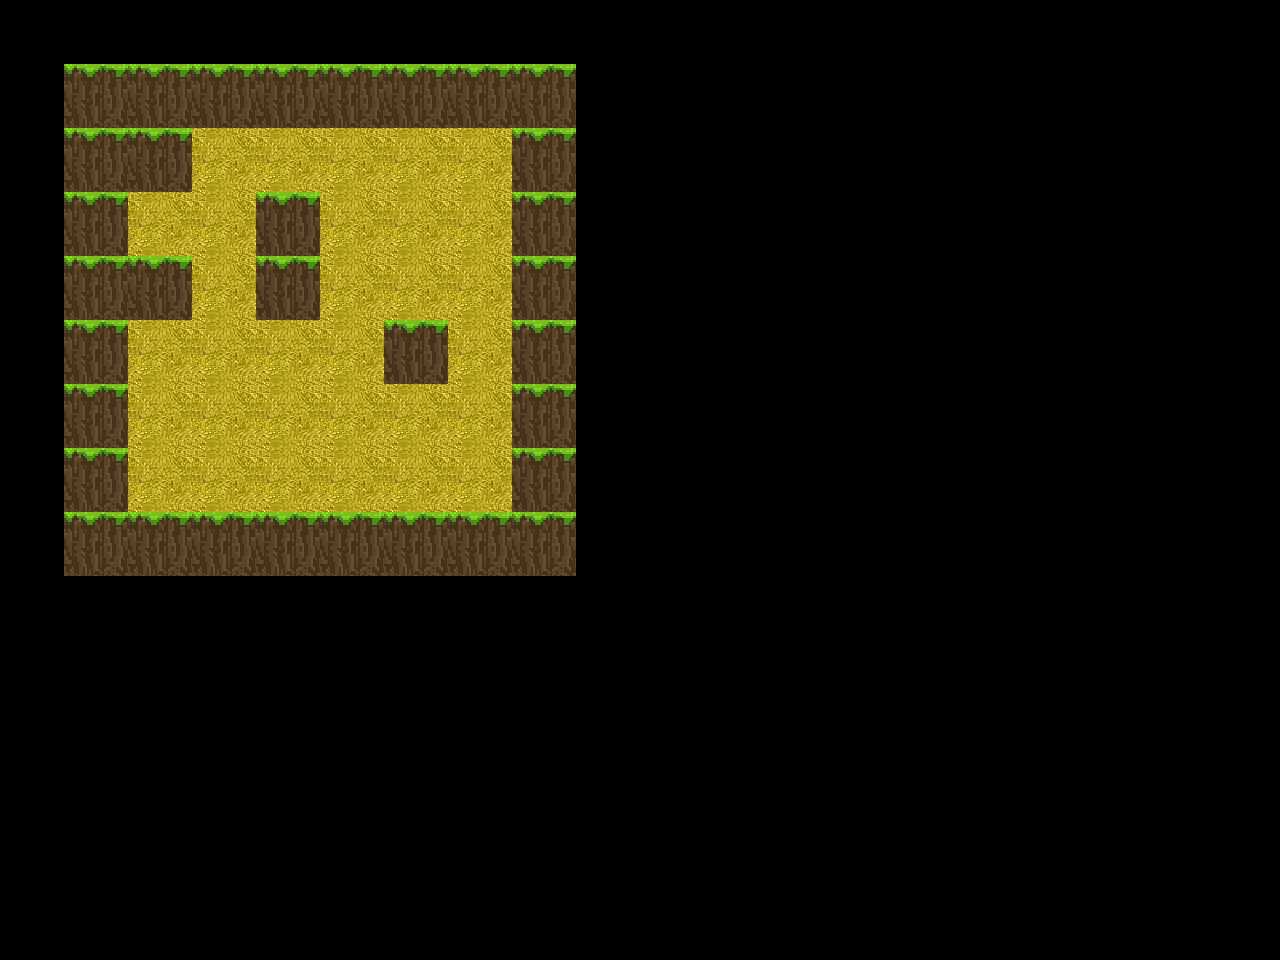

Below is a game level as drawn by its tile map, then a one-line description and the .tmx file that defines it, in full:
An orthogonal 20x15 tile map with 64x64 px tiles, 2 tile layers (Block, Road), 4 tilesets and 17 objects.

<map version="1.5" tiledversion="1.6.0" orientation="orthogonal" renderorder="right-down" width="20" height="15" tilewidth="64" tileheight="64" infinite="0" nextlayerid="10" nextobjectid="1039">
 <tileset firstgid="1" name="MapImage1" tilewidth="64" tileheight="64" tilecount="63" columns="9">
  <image source="../MapImage1.png" width="576" height="448" />
 </tileset>
 <tileset firstgid="64" name="role" tilewidth="64" tileheight="64" tilecount="1" columns="1">
  <image source="../role.png" width="64" height="64" />
 </tileset>
 <tileset firstgid="65" name="box1" tilewidth="64" tileheight="64" tilecount="1" columns="1">
  <image source="../box1.png" width="64" height="64" />
 </tileset>
 <tileset firstgid="66" name="point" tilewidth="64" tileheight="64" tilecount="1" columns="1">
  <image source="../point4.png" width="64" height="64" />
 </tileset>
 <layer id="1" name="Block" width="20" height="15">
  <data encoding="csv">
0,0,0,0,0,0,0,0,0,0,0,0,0,0,0,0,0,0,0,0,
0,36,36,36,36,36,36,36,36,0,0,0,0,0,0,0,0,0,0,0,
0,36,36,0,0,0,0,0,36,0,0,0,0,0,0,0,0,0,0,0,
0,36,0,0,36,0,0,0,36,0,0,0,0,0,0,0,0,0,0,0,
0,36,36,0,36,0,0,0,36,0,0,0,0,0,0,0,0,0,0,0,
0,36,0,0,0,0,36,0,36,0,0,0,0,0,0,0,0,0,0,0,
0,36,0,0,0,0,0,0,36,0,0,0,0,0,0,0,0,0,0,0,
0,36,0,0,0,0,0,0,36,0,0,0,0,0,0,0,0,0,0,0,
0,36,36,36,36,36,36,36,36,0,0,0,0,0,0,0,0,0,0,0,
0,0,0,0,0,0,0,0,0,0,0,0,0,0,0,0,0,0,0,0,
0,0,0,0,0,0,0,0,0,0,0,0,0,0,0,0,0,0,0,0,
0,0,0,0,0,0,0,0,0,0,0,0,0,0,0,0,0,0,0,0,
0,0,0,0,0,0,0,0,0,0,0,0,0,0,0,0,0,0,0,0,
0,0,0,0,0,0,0,0,0,0,0,0,0,0,0,0,0,0,0,0,
0,0,0,0,0,0,0,0,0,0,0,0,0,0,0,0,0,0,0,0
</data>
 </layer>
 <layer id="3" name="Road" width="20" height="15">
  <data encoding="csv">
0,0,0,0,0,0,0,0,0,0,0,0,0,0,0,0,0,0,0,0,
0,0,0,0,0,0,0,0,0,0,0,0,0,0,0,0,0,0,0,0,
0,0,0,54,54,54,54,54,0,0,0,0,0,0,0,0,0,0,0,0,
0,0,54,54,0,54,54,54,0,0,0,0,0,0,0,0,0,0,0,0,
0,0,0,54,0,54,54,54,0,0,0,0,0,0,0,0,0,0,0,0,
0,0,54,54,54,54,0,54,0,0,0,0,0,0,0,0,0,0,0,0,
0,0,54,54,54,54,54,54,0,0,0,0,0,0,0,0,0,0,0,0,
0,0,54,54,54,54,54,54,0,0,0,0,0,0,0,0,0,0,0,0,
0,0,0,0,0,0,0,0,0,0,0,0,0,0,0,0,0,0,0,0,
0,0,0,0,0,0,0,0,0,0,0,0,0,0,0,0,0,0,0,0,
0,0,0,0,0,0,0,0,0,0,0,0,0,0,0,0,0,0,0,0,
0,0,0,0,0,0,0,0,0,0,0,0,0,0,0,0,0,0,0,0,
0,0,0,0,0,0,0,0,0,0,0,0,0,0,0,0,0,0,0,0,
0,0,0,0,0,0,0,0,0,0,0,0,0,0,0,0,0,0,0,0,
0,0,0,0,0,0,0,0,0,0,0,0,0,0,0,0,0,0,0,0
</data>
 </layer>
 <objectgroup id="9" name="entity">
  <object id="1022" gid="66" x="128" y="384" width="64" height="64" />
  <object id="1023" gid="66" x="192" y="384" width="64" height="64" />
  <object id="1024" gid="66" x="192" y="320" width="64" height="64" />
  <object id="1025" gid="66" x="256" y="384" width="64" height="64" />
  <object id="1026" gid="66" x="192" y="448" width="64" height="64" />
  <object id="1027" gid="66" x="128" y="448" width="64" height="64" />
  <object id="1028" gid="66" x="384" y="448" width="64" height="64" />
  <object id="1029" gid="66" x="448" y="384" width="64" height="64" />
  <object id="1030" gid="65" x="192" y="256" width="64" height="64" />
  <object id="1031" gid="65" x="192" y="448" width="64" height="64" />
  <object id="1032" gid="65" x="128" y="448" width="64" height="64" />
  <object id="1033" gid="65" x="320" y="448" width="64" height="64" />
  <object id="1034" gid="65" x="384" y="448" width="64" height="64" />
  <object id="1035" gid="65" x="384" y="320" width="64" height="64" />
  <object id="1036" gid="65" x="320" y="320" width="64" height="64" />
  <object id="1037" gid="65" x="384" y="256" width="64" height="64" />
  <object id="1038" gid="64" x="128" y="512" width="64" height="64" />
 </objectgroup>
</map>
